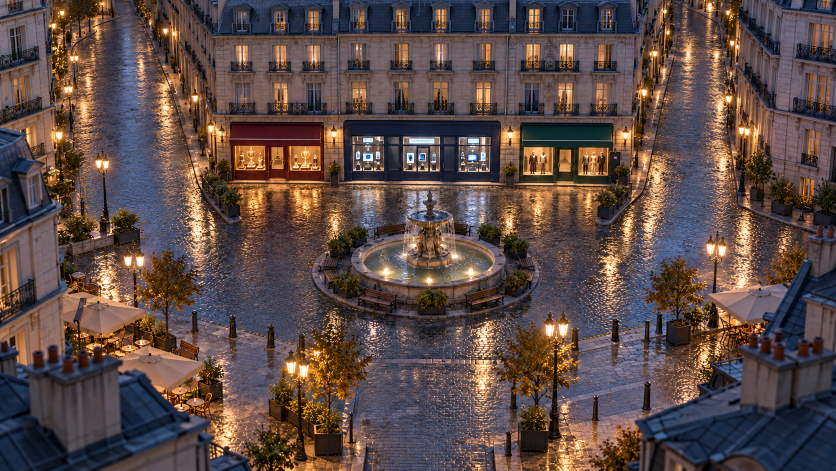
#> input picture city-hold/assets/maps/01_map_clean.png, 1672 x 941 px (shown at 1/2 size)
$ python render_reference_demo.py
#> lines starting #> are read from the running program, lines starting #| are printed output that depends on the picture; pictures that were not available may be replaced by others from this repository, and a replacement may not be noted
from PIL import Image, ImageDraw, ImageFont
from pathlib import Path
import math, subprocess, shutil, json
ROOT=Path(__file__).resolve().parents[1]
IMG=ROOT/'assets'
W,H,FPS,SECONDS=1280,720,24,28
CYAN='#55daf2'; ORANGE='#ffad62'; GREEN='#88e0bb'; WHITE='#edf4fa'
FONT='/usr/share/fonts/truetype/dejavu/DejaVuSans.ttf'
BOLD='/usr/share/fonts/truetype/dejavu/DejaVuSans-Bold.ttf'
def font(n,b=False):return ImageFont.truetype(BOLD if b else FONT,n)
fonts={n:font(n) for n in [12,13,14,15,16,18,20,24,30,40]}
def txt(d,xy,s,n=16,c=WHITE,b=False): d.text(xy,s,font=font(n,b),fill=c)
def panel(d,box,fill=(10,18,29,235),outline=(69,91,112,220),r=12):d.rounded_rectangle(box,radius=r,fill=fill,outline=outline,width=1)
def clamp(v):return max(0,min(1,v))
def lerp(a,b,t):return tuple(a[i]+(b[i]-a[i])*clamp(t) for i in [0,1])
# [6 lines left out: function path, not called in this run]
def pos(x,y):return x*W,y*H
background=Image.open(IMG/'maps/01_map_clean.png').convert('RGBA').resize((W,H),Image.Resampling.LANCZOS)
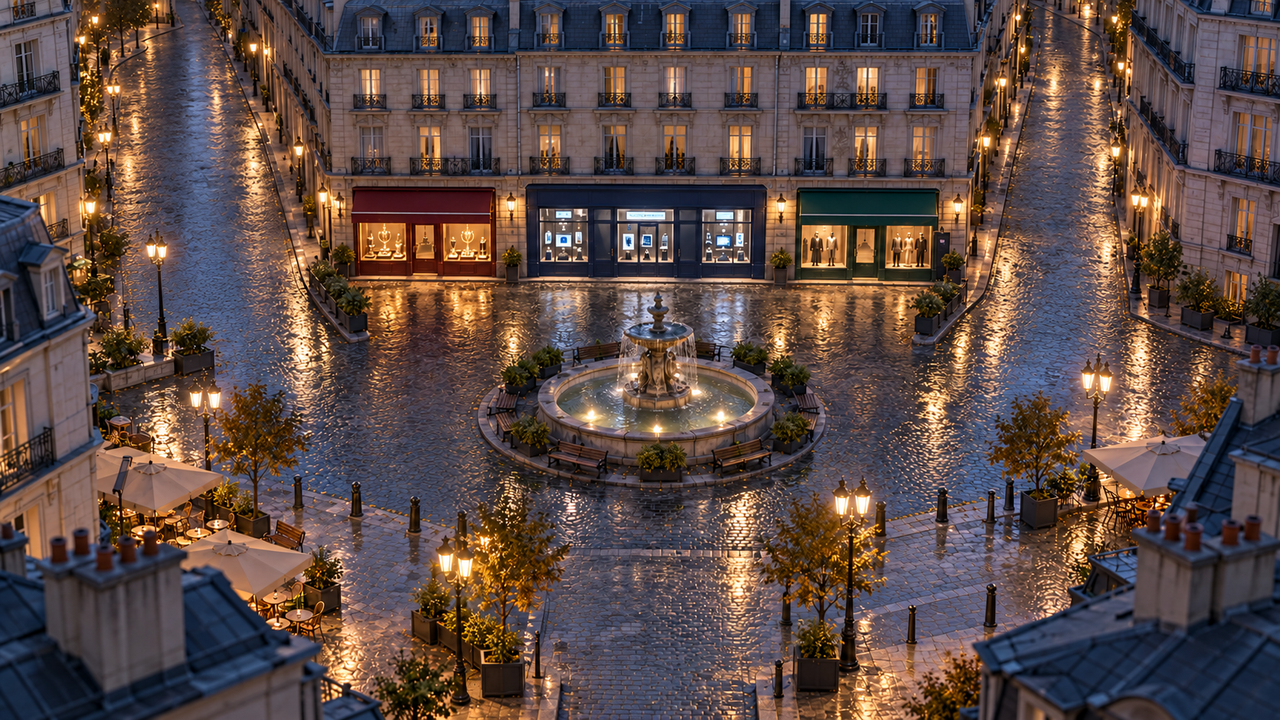
#> background: PIL image 1280x720 RGBA; mean R, G, B, A 92.5, 74.7, 70.3, 255
raw={key:Image.open(IMG/name).convert('RGBA') for key,name in {'guard':'units/10_security_officer.png','guard_b':'units/11_security_officer_b.png','police':'units/12_shield_officer.png','looter':'units/13_looter_box.png','looter_b':'units/14_looter_box_b.png','barrier':'props/15_barrier.png','camera':'props/16_camera_mast.png','van':'props/17_police_van.png','car':'props/18_car_intact.png','wreck':'props/19_car_burned.png'}.items()}
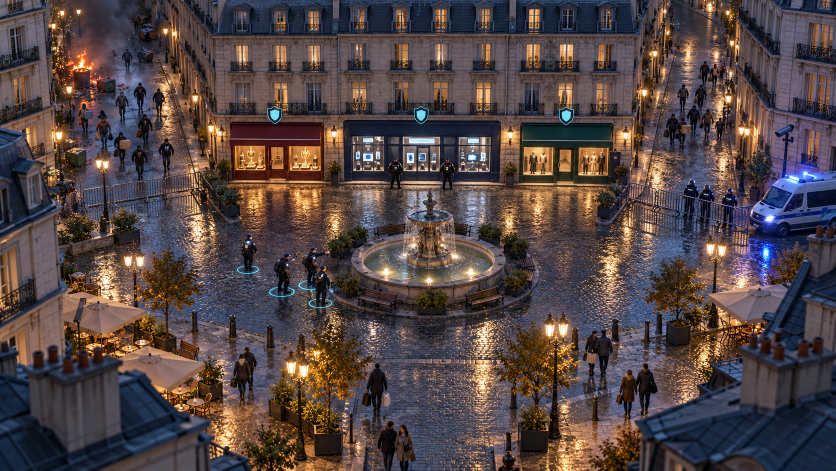
#> input picture city-hold/assets/maps/02_map_defence.png, 1672 x 941 px, given in place of 10_security_officer.png, which was not available (shown at 1/2 size)
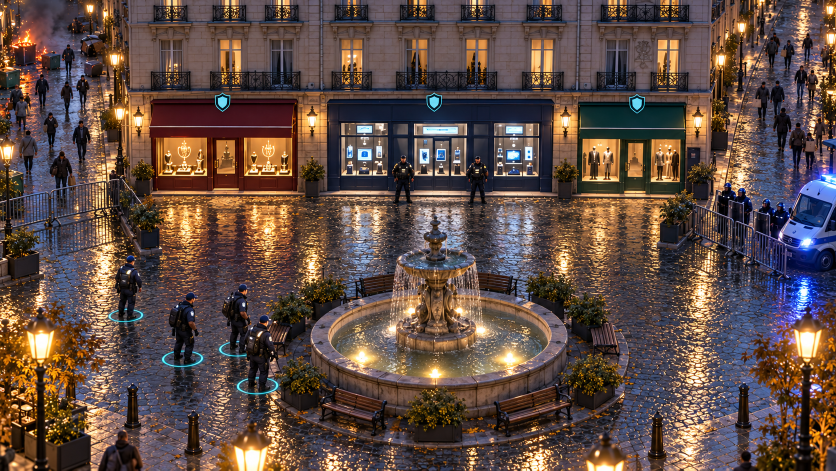
#> input picture city-hold/assets/maps/03_map_zoom.png, 1672 x 941 px, given in place of 11_security_officer_b.png, which was not available (shown at 1/2 size)
#> (the run stopped early here; a loop or call above may not have finished)
